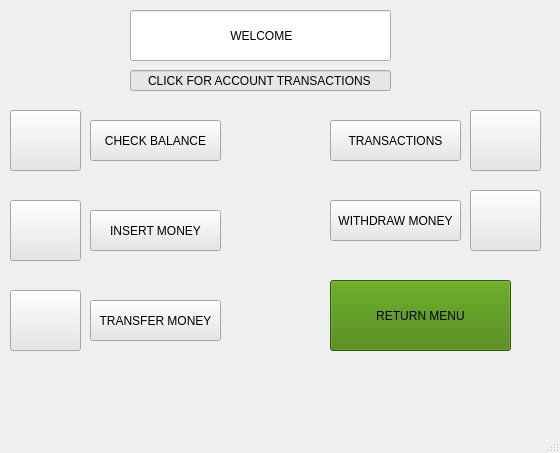
<?xml version="1.0" encoding="UTF-8"?>
<ui version="4.0">
 <class>accountScreen</class>
 <widget class="QMainWindow" name="accountScreen">
  <property name="geometry">
   <rect>
    <x>0</x>
    <y>0</y>
    <width>560</width>
    <height>453</height>
   </rect>
  </property>
  <property name="minimumSize">
   <size>
    <width>560</width>
    <height>453</height>
   </size>
  </property>
  <property name="maximumSize">
   <size>
    <width>560</width>
    <height>453</height>
   </size>
  </property>
  <property name="windowTitle">
   <string>account</string>
  </property>
  <property name="styleSheet">
   <string notr="true">background-color: qconicalgradient(cx:0.5, cy:0.5, angle:0, stop:0 rgba(35, 40, 3, 255), stop:0.16 rgba(136, 106, 22, 255), stop:0.225 rgba(166, 140, 41, 255), stop:0.285 rgba(204, 181, 74, 255), stop:0.345 rgba(235, 219, 102, 255), stop:0.415 rgba(245, 236, 112, 255), stop:0.52 rgba(209, 190, 76, 255), stop:0.57 rgba(187, 156, 51, 255), stop:0.635 rgba(168, 142, 42, 255), stop:0.695 rgba(202, 174, 68, 255), stop:0.75 rgba(218, 202, 86, 255), stop:0.815 rgba(208, 187, 73, 255), stop:0.88 rgba(187, 156, 51, 255), stop:0.935 rgba(137, 108, 26, 255), stop:1 rgba(35, 40, 3, 255));</string>
  </property>
  <property name="iconSize">
   <size>
    <width>500</width>
    <height>500</height>
   </size>
  </property>
  <widget class="QWidget" name="centralwidget">
   <widget class="QPushButton" name="pushButton_8">
    <property name="geometry">
     <rect>
      <x>10</x>
      <y>200</y>
      <width>71</width>
      <height>61</height>
     </rect>
    </property>
    <property name="styleSheet">
     <string notr="true">background-color: rgb(230, 230, 230);</string>
    </property>
    <property name="text">
     <string/>
    </property>
    <property name="icon">
     <iconset>
      <normaloff>../pythonogreniyorum/ATM-Project/gümüst/icons/icns/money.png</normaloff>../pythonogreniyorum/ATM-Project/gümüst/icons/icns/money.png</iconset>
    </property>
    <property name="iconSize">
     <size>
      <width>50</width>
      <height>100</height>
     </size>
    </property>
   </widget>
   <widget class="QPushButton" name="pushButton_7">
    <property name="geometry">
     <rect>
      <x>470</x>
      <y>190</y>
      <width>71</width>
      <height>61</height>
     </rect>
    </property>
    <property name="styleSheet">
     <string notr="true">font: 18pt &quot;.AppleSystemUIFont&quot;;
background-color: rgb(230, 230, 230);
font: 14pt &quot;.AppleSystemUIFont&quot;;</string>
    </property>
    <property name="text">
     <string/>
    </property>
    <property name="icon">
     <iconset>
      <normaloff>../pythonogreniyorum/ATM-Project/gümüst/icons/icns/money-withdrawal.png</normaloff>../pythonogreniyorum/ATM-Project/gümüst/icons/icns/money-withdrawal.png</iconset>
    </property>
    <property name="iconSize">
     <size>
      <width>50</width>
      <height>100</height>
     </size>
    </property>
   </widget>
   <widget class="QPushButton" name="return_button">
    <property name="geometry">
     <rect>
      <x>330</x>
      <y>280</y>
      <width>181</width>
      <height>71</height>
     </rect>
    </property>
    <property name="styleSheet">
     <string notr="true">background-color: rgb(64, 128, 2);</string>
    </property>
    <property name="text">
     <string>RETURN MENU</string>
    </property>
    <property name="icon">
     <iconset>
      <normaloff>../pythonogreniyorum/ATM-Project/gümüst/icons/icns/reply.png</normaloff>../pythonogreniyorum/ATM-Project/gümüst/icons/icns/reply.png</iconset>
    </property>
    <property name="iconSize">
     <size>
      <width>70</width>
      <height>70</height>
     </size>
    </property>
   </widget>
   <widget class="QPushButton" name="check_button">
    <property name="geometry">
     <rect>
      <x>90</x>
      <y>120</y>
      <width>131</width>
      <height>41</height>
     </rect>
    </property>
    <property name="styleSheet">
     <string notr="true">background-color: rgb(255, 255, 255);
background-color: rgb(230, 230, 230);</string>
    </property>
    <property name="text">
     <string>CHECK BALANCE</string>
    </property>
   </widget>
   <widget class="QPushButton" name="pushButton_2">
    <property name="geometry">
     <rect>
      <x>470</x>
      <y>110</y>
      <width>71</width>
      <height>61</height>
     </rect>
    </property>
    <property name="styleSheet">
     <string notr="true">background-color: rgb(230, 230, 230);</string>
    </property>
    <property name="text">
     <string/>
    </property>
    <property name="icon">
     <iconset>
      <normaloff>../pythonogreniyorum/ATM-Project/gümüst/icons/icns/transaction.png</normaloff>../pythonogreniyorum/ATM-Project/gümüst/icons/icns/transaction.png</iconset>
    </property>
    <property name="iconSize">
     <size>
      <width>70</width>
      <height>70</height>
     </size>
    </property>
   </widget>
   <widget class="QPushButton" name="pushButton_3">
    <property name="geometry">
     <rect>
      <x>10</x>
      <y>110</y>
      <width>71</width>
      <height>61</height>
     </rect>
    </property>
    <property name="styleSheet">
     <string notr="true">background-color: rgb(230, 230, 230);</string>
    </property>
    <property name="text">
     <string/>
    </property>
    <property name="icon">
     <iconset>
      <normaloff>../pythonogreniyorum/ATM-Project/gümüst/icons/icns/debit-card.png</normaloff>../pythonogreniyorum/ATM-Project/gümüst/icons/icns/debit-card.png</iconset>
    </property>
    <property name="iconSize">
     <size>
      <width>50</width>
      <height>50</height>
     </size>
    </property>
   </widget>
   <widget class="QPushButton" name="insert_button">
    <property name="geometry">
     <rect>
      <x>90</x>
      <y>210</y>
      <width>131</width>
      <height>41</height>
     </rect>
    </property>
    <property name="styleSheet">
     <string notr="true">background-color: rgb(230, 230, 230);</string>
    </property>
    <property name="text">
     <string>INSERT MONEY</string>
    </property>
   </widget>
   <widget class="QPushButton" name="withdraw_button">
    <property name="geometry">
     <rect>
      <x>330</x>
      <y>200</y>
      <width>131</width>
      <height>41</height>
     </rect>
    </property>
    <property name="styleSheet">
     <string notr="true">background-color: rgb(230, 230, 230);</string>
    </property>
    <property name="text">
     <string>WITHDRAW MONEY</string>
    </property>
   </widget>
   <widget class="QPushButton" name="statement_button">
    <property name="geometry">
     <rect>
      <x>330</x>
      <y>120</y>
      <width>131</width>
      <height>41</height>
     </rect>
    </property>
    <property name="styleSheet">
     <string notr="true">background-color: rgb(230, 230, 230);</string>
    </property>
    <property name="text">
     <string>TRANSACTIONS</string>
    </property>
   </widget>
   <widget class="QLineEdit" name="lineEdit">
    <property name="geometry">
     <rect>
      <x>130</x>
      <y>10</y>
      <width>261</width>
      <height>51</height>
     </rect>
    </property>
    <property name="styleSheet">
     <string notr="true">background-color: qconicalgradient(cx:0.5, cy:0.5, angle:0, stop:0 rgba(35, 40, 3, 255), stop:0.16 rgba(136, 106, 22, 255), stop:0.225 rgba(166, 140, 41, 255), stop:0.285 rgba(204, 181, 74, 255), stop:0.345 rgba(235, 219, 102, 255), stop:0.415 rgba(245, 236, 112, 255), stop:0.52 rgba(209, 190, 76, 255), stop:0.57 rgba(187, 156, 51, 255), stop:0.635 rgba(168, 142, 42, 255), stop:0.695 rgba(202, 174, 68, 255), stop:0.75 rgba(218, 202, 86, 255), stop:0.815 rgba(208, 187, 73, 255), stop:0.88 rgba(187, 156, 51, 255), stop:0.935 rgba(137, 108, 26, 255), stop:1 rgba(35, 40, 3, 255));
font: 36pt &quot;.AppleSystemUIFont&quot;;</string>
    </property>
    <property name="text">
     <string> WELCOME</string>
    </property>
    <property name="alignment">
     <set>Qt::AlignCenter</set>
    </property>
   </widget>
   <widget class="QLineEdit" name="lineEdit_2">
    <property name="geometry">
     <rect>
      <x>130</x>
      <y>70</y>
      <width>261</width>
      <height>21</height>
     </rect>
    </property>
    <property name="minimumSize">
     <size>
      <width>0</width>
      <height>2</height>
     </size>
    </property>
    <property name="styleSheet">
     <string notr="true">background-color: rgb(230, 230, 230);</string>
    </property>
    <property name="text">
     <string>CLICK FOR ACCOUNT TRANSACTIONS</string>
    </property>
    <property name="alignment">
     <set>Qt::AlignCenter</set>
    </property>
   </widget>
   <widget class="QPushButton" name="pushButton_9">
    <property name="geometry">
     <rect>
      <x>10</x>
      <y>290</y>
      <width>71</width>
      <height>61</height>
     </rect>
    </property>
    <property name="styleSheet">
     <string notr="true">background-color: rgb(230, 230, 230);</string>
    </property>
    <property name="text">
     <string/>
    </property>
    <property name="icon">
     <iconset>
      <normaloff>../pythonogreniyorum/ATM-Project/gümüst/icons/icns/money.png</normaloff>../pythonogreniyorum/ATM-Project/gümüst/icons/icns/money.png</iconset>
    </property>
    <property name="iconSize">
     <size>
      <width>50</width>
      <height>100</height>
     </size>
    </property>
   </widget>
   <widget class="QPushButton" name="insert_button_2">
    <property name="geometry">
     <rect>
      <x>90</x>
      <y>300</y>
      <width>131</width>
      <height>41</height>
     </rect>
    </property>
    <property name="styleSheet">
     <string notr="true">background-color: rgb(230, 230, 230);</string>
    </property>
    <property name="text">
     <string>TRANSFER MONEY</string>
    </property>
   </widget>
  </widget>
  <widget class="QMenuBar" name="menubar">
   <property name="geometry">
    <rect>
     <x>0</x>
     <y>0</y>
     <width>560</width>
     <height>21</height>
    </rect>
   </property>
  </widget>
  <widget class="QStatusBar" name="statusbar"/>
 </widget>
 <resources/>
 <connections/>
</ui>
